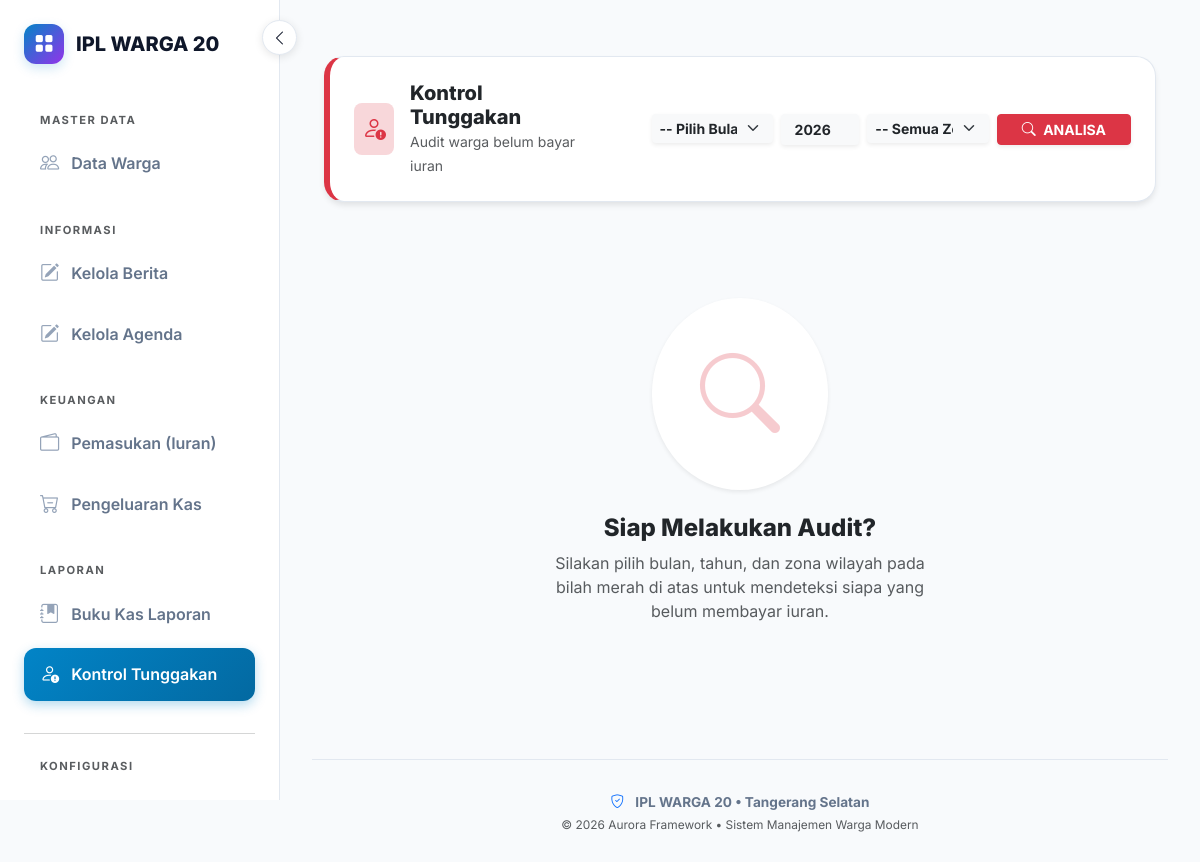
Screenshot of /laporan/tunggakan (signed in) with the database file from the repository.
### models.py (models this page shows)
class Identitas(db.Model):
    id = db.Column(db.Integer, primary_key=True)
    nama_app = db.Column(db.String(100))
    alamat = db.Column(db.String(255))
    kota = db.Column(db.String(50))
    no_hp = db.Column(db.String(20))
    ketua = db.Column(db.String(100))
    sekretaris = db.Column(db.String(100))
    keterangan = db.Column(db.String(255))
    visi = db.Column(db.Text)
    misi = db.Column(db.Text)
    sejarah = db.Column(db.Text)
    label_anggota = db.Column(db.String(50), default='Warga')
    label_iuran = db.Column(db.String(50), default='Iuran')
    label_tingkat1 = db.Column(db.String(50), default='Zona')
    label_tingkat2 = db.Column(db.String(50), default='Blok')
    label_tingkat3 = db.Column(db.String(50), default='Cluster')

### app.py (the view, shortened to what this page needs)
@app.route('/laporan/tunggakan')
@login_required
def tunggakan_page():
    bulan = request.args.get('bulan')
    tahun = request.args.get('tahun')
    zona = request.args.get('zona')
    list_z = [z[0] for z in db.session.query(Warga.zona).distinct().all() if z[0]]
    if not (bulan and tahun):
        return render_template('tunggakan.html', data=[], list_zona=list_z, periode="")

### templates/tunggakan.html (shortened to what this page needs)
{% extends "base.html" %}
{% block content %}
<div class="container-fluid py-4 animate__animated animate__fadeIn">
    <div class="card border-0 shadow-sm p-4 mb-4 no-print"
         style="background: #ffffff; border-radius: 20px; border-left: 6px solid #dc3545 !important;">
        <div class="row align-items-center">
            <div class="col-md-4">
                <div class="d-flex align-items-center">
                    <div class="bg-danger-subtle p-2 rounded-3 me-3">
                        <i class="bi bi-person-exclamation text-danger fs-4"></i>
                    </div>
                    <div>
                        <h5 class="mb-0 fw-800">Kontrol Tunggakan</h5>
                        <small class="text-muted">Audit warga belum bayar iuran</small>
                    </div>
                </div>
            </div>
            <div class="col-md-8">
                <form action="/laporan/tunggakan" method="GET" class="row g-2 justify-content-end">
                    <div class="col-md-3">
                        <select name="bulan" class="form-select form-select-sm border-0 shadow-sm bg-light fw-bold" required>
                            <option value="">-- Pilih Bulan --</option>
                        </select>
                    </div>
                    <div class="col-md-2">
                        <input type="number" name="tahun" class="form-control form-control-sm border-0 shadow-sm bg-light fw-bold text-center"
                               placeholder="2026" value="{{ tahun_selected or '2026' }}" required>
                    </div>
                    <div class="col-md-3">
                        <select name="zona" class="form-select form-select-sm border-0 shadow-sm bg-light fw-bold">
                            <option value="">-- Semua Zona --</option>
                        </select>
                    </div>
                    <div class="col-md-auto">
                        <button type="submit" class="btn btn-sm btn-danger px-4 fw-bold shadow-sm">
                            <i class="bi bi-search me-1"></i> ANALISA
                        </button>
                    </div>
                </form>
            </div>
        </div>
    </div>
    {% if periode %}
    <div class="card border-0 shadow-lg p-5 mx-auto print-container" style="max-width: 1050px; border-radius: 0; min-height: 29.7cm; background: white;">
        <div class="row align-items-center mb-5 pb-4 border-bottom border-2">
            <div class="col-8">
                <h4 class="fw-800 mb-0 text-danger text-uppercase" style="letter-spacing: 1px;">Daftar Tunggakan Iuran</h4>
                <p class="text-muted mb-0">Periode Audit: <span class="fw-bold text-dark">{{ periode }}</span></p>
                {% if zona_selected %}
                <p class="text-muted small mb-0">Zona Wilayah: <span class="fw-bold text-dark">{{ zona_selected }}</span></p>
                {% endif %}
            </div>
            <div class="col-4 text-end">
                <div class="no-print mb-3">
                    <button type="button" onclick="window.print()" class="btn btn-dark fw-bold px-4 shadow">
                        <i class="bi bi-printer me-2"></i> CETAK
                    </button>
                </div>
                <h1 class="display-5 fw-bold text-light d-none d-lg-block" style="letter-spacing: -2px; opacity: 0.5;">UNPAID</h1>
            </div>
        </div>
        <div class="row g-3 mb-5">
            <div class="col-md-4">
                <div class="p-3 bg-light rounded-4 border-start border-danger border-4 shadow-sm">
                    <small class="text-muted d-block text-uppercase fw-bold mb-1" style="font-size: 9px; letter-spacing: 1px;">Total Tunggakan</small>
                    <span class="h3 fw-bold text-danger">{{ data|length }} <small class="fs-6 text-muted">Warga</small></span>
                </div>
            </div>
            <div class="col-md-8">
                <div class="p-3 bg-white border rounded-4 shadow-sm d-flex align-items-center">
                    <i class="bi bi-info-circle-fill text-primary fs-3 me-3"></i>
                    <div>
                        <small class="text-muted d-block text-uppercase fw-bold" style="font-size: 9px;">Keterangan Sistem</small>
                        <p class="mb-0 small text-dark fw-bold">Data ini membandingkan Master Warga dengan Iuran yang tercatat pada bulan {{ bulan_selected }} tahun {{ tahun_selected }}.</p>
                    </div>
                </div>
            </div>
        </div>
        <div class="table-responsive">
            <table class="table custom-table">
                <thead>
                    <tr>
                        <th class="text-center" style="width: 50px;">NO</th>
                        <th>NAMA WARGA</th>
                        <th>BLOK RUMAH</th>
                        <th>ZONA</th>
                        <th class="text-center">STATUS KEUANGAN</th>
                        <th class="text-end no-print">AKSI PENAGIHAN</th>
                    </tr>
                </thead>
                <tbody>
                    {% for w in data %}
                    <tr>
                        <td class="text-center text-muted small">{{ loop.index }}</td>
                        <td>
                            <div class="fw-bold text-dark">{{ w.nama }}</div>
                            <small class="text-muted d-block d-md-none">Blok {{ w.blok }}</small>
                        </td>
                        <td><span class="badge bg-light text-dark border px-2 py-1">{{ w.blok }}</span></td>
                        <td><span class="text-muted fw-bold">{{ w.zona }}</span></td>
                        <td class="text-center">
                            <span class="badge bg-danger text-white px-3 py-2 rounded-pill fw-bold" style="font-size: 10px;">BELUM LUNAS</span>
                        </td>
                        <td class="text-end no-print">
                            {% set wa_text = "Halo Bapak/Ibu " ~ w.nama ~ ", menginfokan iuran IPL untuk bulan " ~ periode ~ " belum tercatat. Mohon segera melakukan pembayaran. Terima kasih." %}
                            <a href="https://wa.me/{{ w.no_hp|replace(' ', '')|replace('-', '')|replace('08', '628', 1) }}?text={{ wa_text|urlencode }}"
                               target="_blank"
                               class="btn btn-sm btn-success rounded-pill px-3 shadow-sm fw-bold">
                                <i class="bi bi-whatsapp me-1"></i> Tagih WA
                            </a>
                        </td>
                    </tr>
                    {% endfor %}
                    {% if not data %}
                    <tr>
                        <td colspan="6" class="text-center py-5">
                            <i class="bi bi-check-circle text-success display-4 d-block mb-3"></i>
                            <h5 class="fw-bold">Luar Biasa! Tidak Ada Tunggakan.</h5>
                            <p class="text-muted">Semua warga di zona ini sudah melakukan pembayaran pada periode {{ periode }}.</p>
                        </td>
                    </tr>
                    {% endif %}
                </tbody>
            </table>
        </div>
        <div class="row mt-auto pt-5 text-center d-none d-print-flex" style="margin-top: 100px !important;">
            <div class="col-6">
                <p class="mb-5 small text-muted text-uppercase fw-bold" style="letter-spacing: 1px;">Ketua Lingkungan,</p>
                <div class="mx-auto border-bottom border-dark mb-1" style="width: 200px;"></div>
                <p class="fw-bold mb-0 text-dark">{{ identitas.ketua if identitas.ketua else 'Ns. Hendi, S.Kep. MMSI' }}</p>
                <small class="text-muted">NIK/Tanda Tangan</small>
            </div>
            <div class="col-6">
                <p class="mb-5 small text-muted text-uppercase fw-bold" style="letter-spacing: 1px;">Bendahara,</p>
                <div class="mx-auto border-bottom border-dark mb-1" style="width: 200px;"></div>
                <p class="fw-bold mb-0 text-dark">{{ identitas.sekretaris if identitas.sekretaris else '................' }}</p>
                <small class="text-muted">Tanda Tangan</small>
            </div>
        </div>
    </div>
    {% else %}
    <div class="text-center py-5 mt-5">
        <div class="bg-white shadow-sm d-inline-block p-5 rounded-circle mb-4">
            <i class="bi bi-search display-1 text-danger opacity-25"></i>
        </div>
        <h4 class="fw-800 text-dark">Siap Melakukan Audit?</h4>
        <p class="text-muted mx-auto" style="max-width: 400px;">Silakan pilih bulan, tahun, dan zona wilayah pada bilah merah di atas untuk mendeteksi siapa yang belum membayar iuran.</p>
    </div>
    {% endif %}
</div>
{% endblock %}

### templates/base.html (shortened to what this page needs)
<!DOCTYPE html>
<html lang="id">
<head>
    <link href="https://cdn.jsdelivr.net/npm/bootstrap@5.3.0/dist/css/bootstrap.min.css" rel="stylesheet">
    <link rel="stylesheet" href="https://cdn.jsdelivr.net/npm/bootstrap-icons@1.11.0/font/bootstrap-icons.css">
    <link rel="stylesheet" href="https://cdnjs.cloudflare.com/ajax/libs/animate.css/4.1.1/animate.min.css"/>
</head>
<body>
    <button class="desktop-toggle btn d-none d-lg-flex" id="desktopToggle" aria-label="Toggle Sidebar">
        <i class="bi bi-chevron-left" id="toggleIcon"></i>
    </button>
    <nav class="sidebar" id="sidebar">
        <a href="/" class="sidebar-brand">
            <div class="brand-icon">
                <i class="bi bi-grid-fill"></i>
            </div>
            <span class="text-truncate">{{ identitas.nama_app if identitas else 'AURORA LEDGER' }}</span>
        </a>
        <div class="nav flex-column nav-pills">
            {% set active_page = request.path %}
            <small class="text-uppercase text-muted fw-bold mb-2 px-3 mt-2 section-title" style="font-size: 0.7rem; letter-spacing: 1.5px;">Master Data</small>
            <a href="/warga" class="nav-link {{ 'active' if active_page.startswith('/warga') }}">
                <i class="bi bi-people"></i> <span>Data {{ identitas.label_anggota }}</span>
            </a>
            <small class="text-uppercase text-muted fw-bold mb-2 px-3 mt-4 section-title" style="font-size: 0.7rem; letter-spacing: 1.5px;">Informasi</small>
            <a class="nav-link {{ 'active' if active_page.startswith('/admin/berita') }}" href="{{ url_for('berita.list_admin') }}">
                <i class="bi bi-pencil-square"></i> <span>Kelola Berita</span>
            </a>
            <a class="nav-link {{ 'active' if active_page.startswith('/admin/agenda') }}" href="{{ url_for('agenda.list_admin') }}">
                <i class="bi bi-pencil-square"></i> <span>Kelola Agenda</span>
            </a>
            <small class="text-uppercase text-muted fw-bold mb-2 px-3 mt-4 section-title" style="font-size: 0.7rem; letter-spacing: 1.5px;">Keuangan</small>
            <a class="nav-link {{ 'active' if active_page == '/' or active_page == '/bayar' }}" href="/">
                <i class="bi bi-wallet2"></i> <span>Pemasukan (Iuran)</span>
            </a>
            <a class="nav-link {{ 'active' if active_page.startswith('/pengeluaran') }}" href="/pengeluaran">
                <i class="bi bi-cart-dash"></i> <span>Pengeluaran Kas</span>
            </a>
            <small class="text-uppercase text-muted fw-bold mb-2 px-3 mt-4 section-title" style="font-size: 0.7rem; letter-spacing: 1.5px;">Laporan</small>
            <a class="nav-link {{ 'active' if active_page == '/laporan' }}" href="/laporan">
                <i class="bi bi-journal-bookmark-fill"></i> <span>Buku Kas Laporan</span>
            </a>
            <a class="nav-link {{ 'active' if active_page == '/laporan/tunggakan' }}" href="/laporan/tunggakan">
                <i class="bi bi-person-exclamation"></i> <span>Kontrol Tunggakan</span>
            </a>
            <hr class="my-4 text-muted opacity-25">
            <small class="text-uppercase text-muted fw-bold mb-2 px-3 section-title" style="font-size: 0.7rem; letter-spacing: 1.5px;">Konfigurasi</small>
            <a class="nav-link {{ 'active' if active_page.startswith('/identitas') }}" href="/identitas">
                <i class="bi bi-sliders"></i> <span>Identitas Aplikasi</span>
            </a>
        </div>
    </nav>
    <div class="main-content">
        <div class="animate__animated animate__fadeIn">
            {% block content %}{% endblock %}
        </div>
        <footer class="text-center mt-5">
            <div class="container-fluid">
                <p class="mb-1 fw-bold">
                    <i class="bi bi-shield-check me-2 text-primary"></i>
                    {{ identitas.nama_app if identitas else 'AURORA LEDGER' }}
                    {% if identitas and identitas.kota %} &bull; {{ identitas.kota }}{% endif %}
                </p>
                <p class="small mb-0 text-muted">
                    &copy; 2026 Aurora Framework &bull; Sistem Manajemen Warga Modern
                </p>
            </div>
        </footer>
    </div>
</body>
</html>

### rows the page displays
Identitas: nama_app "IPL WARGA 20", label_anggota "Warga", kota "Tangerang Selatan"
